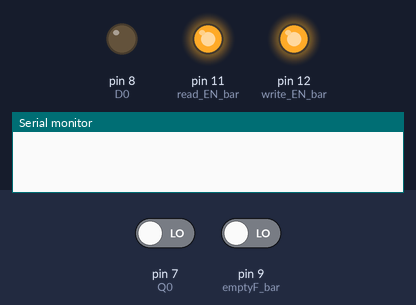
The sketch below on a simulated Arduino Uno, built with avr-gcc and run on an emulated ATmega328P. Shown: output pins drawn as LEDs (lit = HIGH), the last lines printed to the serial monitor. Inputs (shaded band) come from the test bench; at power-on: pin 7 (Q0) LOW, pin 9 (emptyF_bar) LOW. Pins used as bus, display or sensor lines are not drawn.

Above: at 0.1 s.
At 3.5 s:
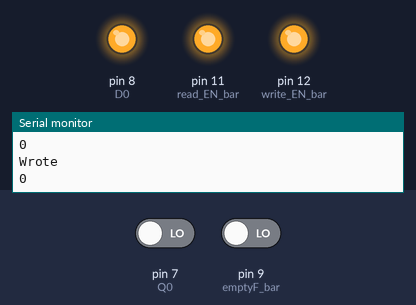
Timing chart, 0 to 43.4 s (numbered marks = the images above):
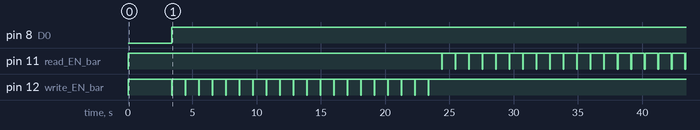

Measured:
- by itself, pin 8 (D0): LOW → HIGH at 3.4 s
- by itself, pin 12 (write_EN_bar): alternates HIGH for 1.0 s and LOW for 0.05 s, 40 changes in all, then stays HIGH

The sketch:

Test_FIFO.ino
```cpp
const int write_EN_bar =  12;
const int read_EN_bar =  11;
const int reset_EN_bar = 10;
const int emptyF_bar = 9;

const int D0 = 8;
const int Q0 = 7;

//XI is tied to GND
//FL/RT_bar is tied to VCC

int i = 0,j=0;
void setup() {
  // put your setup code here, to run once:

  Serial.begin(9600);
  pinMode(write_EN_bar, OUTPUT);
  pinMode(read_EN_bar, OUTPUT);
  pinMode(reset_EN_bar, OUTPUT);
  pinMode(emptyF_bar, INPUT);

  pinMode(D0, OUTPUT);
  pinMode(Q0, INPUT);

  digitalWrite(write_EN_bar, HIGH);
  digitalWrite(read_EN_bar, HIGH);

  delay(100);

  digitalWrite(reset_EN_bar, HIGH);
  delay(100);
  digitalWrite(reset_EN_bar, LOW);
  delay(100);
  digitalWrite(reset_EN_bar, HIGH);
  delay(100);
  Serial.println("Resetted");
  delay(3000);
}

void loop() {
  // put your main code here, to run repeatedly:

  int val;

   val = digitalRead(emptyF_bar);
  Serial.println("EF");
  Serial.println(val);

  if(i<20){
    digitalWrite(D0, HIGH);
    digitalWrite(write_EN_bar, LOW);
    delay(50);
    digitalWrite(write_EN_bar, HIGH);
    Serial.println("Wrote");

   Serial.println(i);
    i++;
  }
  else{
   digitalWrite( read_EN_bar, LOW);
   delay(50);
   val = digitalRead(Q0);
   digitalWrite( read_EN_bar, HIGH);
   Serial.println("Q0");
   Serial.println(val);

     Serial.println(j);
  j++;

  }

  delay(1000);
}
```
